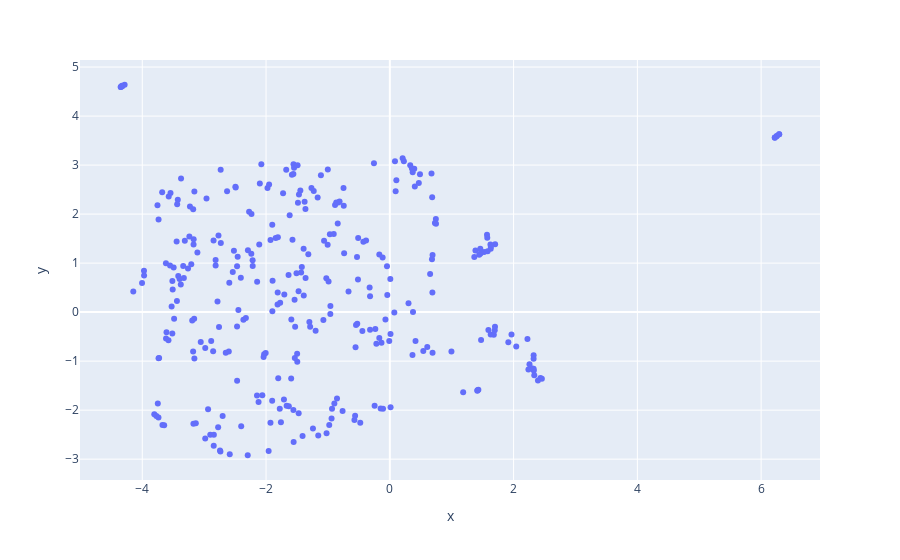

Notebook cell for this chart:
### Code cell
import plotly
import plotly.express as px
plotly.offline.init_notebook_mode(connected=True)

fig = px.scatter(data_frame=df, x='x', y='y', hover_data=['name', 'text'])
fig.show()

### Figure 1 — Plotly figure (JSON) as saved in the notebook; plotly's stock layout.template omitted (floating-point values rounded to 4 significant figures; data arrays with more than 128 entries replaced by an {"elided": "..."} marker saying what was removed)
{"data": [{"customdata": {"elided": "312x2 str values"}, "hoverlabel": {"namelength": 0}, "hovertemplate": "x=%{x}<br>y=%{y}<br>name=%{customdata[0]}<br>text=%{customdata[1]}", "legendgroup": "", "marker": {"color": "#636efa", "symbol": "circle"}, "mode": "markers", "name": "", "showlegend": false, "type": "scatter", "x": {"elided": "312 str values"}, "xaxis": "x", "y": {"elided": "312 str values"}, "yaxis": "y"}], "layout": {"autosize": true, "legend": {"tracegroupgap": 0}, "margin": {"t": 60}, "xaxis": {"anchor": "y", "autorange": true, "domain": [0, 1], "range": [-5.017, 6.962], "title": {"text": "x"}, "type": "linear"}, "yaxis": {"anchor": "x", "autorange": true, "domain": [0, 1], "range": [-3.456, 5.175], "title": {"text": "y"}, "type": "linear"}}}
